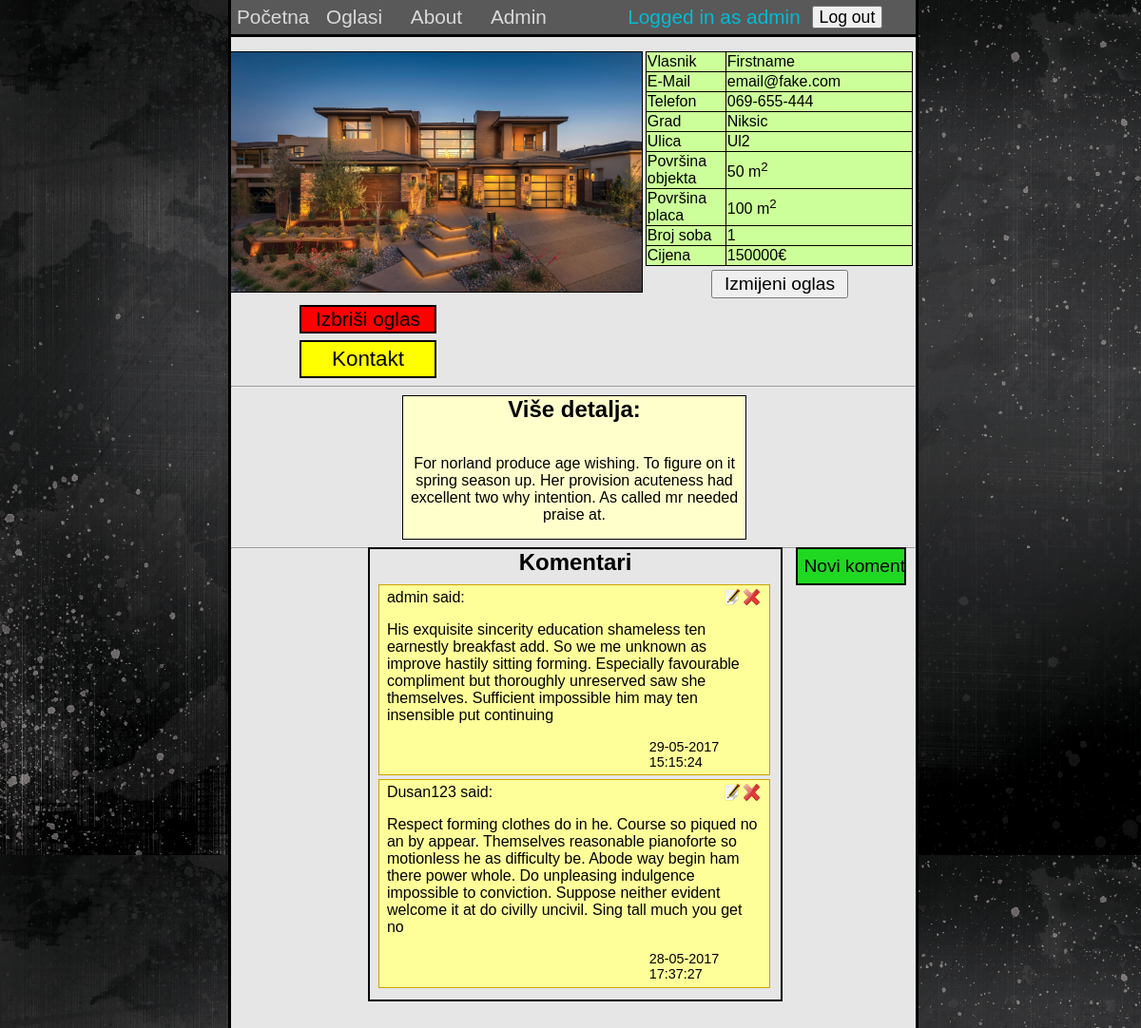
The page /modules/index.php?num=2 (signed in) on the database its author committed.
### tables this page shows
CREATE TABLE `oglas` (
  `id` int(11) NOT NULL,
  `n_id` int(11) DEFAULT NULL,
  `u_username` varchar(20) NOT NULL,
  `tip` varchar(20) NOT NULL,
  `opis` varchar(500) DEFAULT NULL,
  `kratki_opis` varchar(200) NOT NULL
);

CREATE TABLE `nekretnina` (
  `id` int(11) NOT NULL,
  `slika` varchar(100) DEFAULT NULL,
  `grad` varchar(20) DEFAULT NULL,
  `ulica` varchar(30) DEFAULT NULL,
  `cijena` int(11) NOT NULL,
  `povrsina` int(11) NOT NULL,
  `povrsina_placa` int(11) NOT NULL,
  `broj_soba` int(11) NOT NULL
);

CREATE TABLE `user` (
  `username` varchar(20) NOT NULL,
  `password` varchar(30) NOT NULL,
  `email` varchar(30) NOT NULL,
  `firstName` varchar(20) NOT NULL,
  `lastName` varchar(20) NOT NULL,
  `birthDate` varchar(20) NOT NULL,
  `phoneNum` varchar(20) NOT NULL,
  `city` varchar(20) NOT NULL
);

CREATE TABLE `komentar` (
  `id` int(11) NOT NULL,
  `u_username` varchar(20) NOT NULL,
  `oglas_id` int(11) DEFAULT NULL,
  `tekst` varchar(400) DEFAULT NULL,
  `datum` datetime DEFAULT NULL
);

### modules/index.php (the view, shortened to what this page needs)
<!doctype html>
<html>
<head>
	<link rel="stylesheet" type="text/css" href="../css/index.css?version1">
	<link rel="stylesheet" type="text/css" href="../css/navbar.css">
</head>
<body>
	<?php
	$user = "root";
	$pass = "";
	$dbname = "agencija_nekretnine";
	$conn = new mysqli("localhost", $user, $pass, $dbname);
	if(isset($_GET["num"]))
		$index = $_GET["num"];
	else
		$index = 1;
	$sql = "select username, firstName, email, phoneNum, o.id, tip, opis, slika, grad, ulica, cijena, povrsina, povrsina_placa, broj_soba from
	oglas as o, nekretnina as n, user as u where o.n_id=n.id and o.u_username=u.username and o.id=".$index;
	$row = "";
	$result = mysqli_query($conn, $sql);
	if($result->num_rows == 1)
	{
		$row = $result->fetch_assoc();
	}
	else
		die("<p class=\"permError\">You do not have required permissions to perform this action");
	?>
	<div id="center">
		<ul id="navbar">
			<li>
				<a href="homepage.php">Početna</a>
			</li>
			<li>
				<a href="oglasi.php?page=1">Oglasi</a>
			</li>
			<li>
				<a href="about.php">About</a>
			</li>
			<?php
			if(isset($_SESSION['status']))
			{
			?>
				<li>
					<a href="admin.php">Admin</a>
				</li>
			<?php
			}
			?>
			<li id="welcomemsg">
				<p  <?php if(!(isset($_SESSION['user']))) echo "class=\"hidden\""; ?>>Logged in as <?php echo $_SESSION['user']; ?></p>
			</li>
			<li>
				<form id="logout" method="post" action=<?php echo "\"".htmlspecialchars($_SERVER["PHP_SELF"])."\""; if(!isset($_SESSION['user'])) echo "class=\"hidden\""; ?>>
				<input type="submit" id="logoutbtn" value="Log out" class="btn" <?php if(!(isset($_SESSION['user']))) echo "class=\"hidden\""; ?>>
				</form>
			</li>
		</ul>
		<div id="oglas">
			<div id="slika">
				<img src="../oglasi_images/<?php echo $row["slika"]; ?>">
			</div>
			<div id="tblinfo">
				<table>
					<tr>
						<td>
							Vlasnik
						</td>
						<td>
							<?php echo $row["firstName"]; ?>
						</td>
					</tr>
					<tr>
						<td>
							E-Mail
						</td>
						<td>
							<?php echo $row["email"]; ?>
						</td>
					</tr>
					<tr>
						<td>
							Telefon
						</td>
						<td>
							<?php echo $row["phoneNum"]; ?>
						</td>
					</tr>
					<tr>
						<td>
							Grad
						</td>
						<td>
							<?php echo $row["grad"]; ?>
						</td>
					</tr>
					<tr>
						<td>
							Ulica
						</td>
						<td>
							<?php echo $row["ulica"]; ?>
						</td>
					</tr>
					<tr>
						<td>
							Površina objekta
						</td>
						<td>
							<?php echo $row["povrsina"]; ?> m<sup>2</sup>
						</td>
					</tr>
					<tr>
						<td>
							Površina placa
						</td>
						<td>
							<?php echo $row["povrsina_placa"]; ?> m<sup>2</sup>
						</td>
					</tr>
					<tr>
						<td>
							Broj soba
						</td>
						<td>
							<?php echo $row["broj_soba"]; ?>
						</td>
					</tr>
					<tr>
						<td>
						<?php
							if($row["tip"]=="najam")
								echo "Cijena/dan";
							else
								echo "Cijena";
						?>
						</td>
						<td>
							<?php echo $row["cijena"]; ?>€
						</td>
					</tr>
				</table>
			</div>
		<?php
		if(isset($_SESSION['user']) && ($_SESSION['user']==$row["username"] || $_SESSION['user']=="admin"))
		{
			echo "<form method=\"POST\" action=\"update.php\" onsubmit=\"return proceed()\">";
			echo "<input type=\"submit\" value=\"Izmijeni oglas\" id=\"change\" name=\"update\" class=\"btn\">";
			echo "<input type=\"submit\" value=\"Izbriši oglas\" id=\"delete\" name=\"delete\" class=\"btn\" onclick=\"popup()\">";
			echo "</form>";
		}
		if(isset($_SESSION['user']) && ($_SESSION['user']!=$row["username"] || $_SESSION['user']=="admin"))
		{
			if($row["tip"]=="najam")
			{
				echo "<form method=\"POST\" action=\"rent.php\">";
				echo "<input type=\"hidden\" name=\"index\" value=\"".$index."\">";
				echo "<input type=\"submit\" value=\"Iznajmi\" id=\"rent_btn\" name=\"rent\" class=\"btn\">";
				echo "</form>";
			}
			else
			{
				echo "<form method=\"POST\" action=\"contact.php\">";
				echo "<input type=\"submit\" value=\"Kontakt\" id=\"rent_btn\" name=\"contact\" class=\"btn\">";
				echo "</form>";
			}
		}
		?>
			<hr>
			<div id="opis">
				<h2>Više detalja:</h2>
				<br>
				<p id="opisp"><?php echo $row["opis"]; ?></p>
			</div>
			<hr>
			<div id="komentari">
				<h2>Komentari</h2>
				<ul>
				<?php
				$sql = "select id, u_username, tekst, datum
					from komentar as k
					where k.oglas_id=".$index."
					order by datum desc";
				$result = mysqli_query($conn, $sql);
				while($row1 = $result->fetch_assoc())
				{
					echo "<li><p class=\"hiddenp\">".$row1["id"]."</p>";
					echo "<span class=\"username\">".$row1["u_username"]." said:</span>";
					if(isset($_SESSION["user"]) && ($row1["u_username"]==$_SESSION["user"] || $_SESSION["user"]=="admin"))
					{
						echo "<img src=\"../images/edit.ico\" alt=\"edit_comment\" class=\"edit_comm\" onclick=\"editComm(this)\">";
						echo "<form method=\"post\" action=\"index.php?num=".$row["id"]."\" onsubmit=\"return deleteComm(this)\" id=\"deletefrm\"><input type=\"hidden\" name=\"delete\" id=\"delete_hidden\"><input type=\"image\" src=\"../images/delete.ico\" alt=\"delete_comment\" class=\"delete_comm\"></form>";
					}
					echo "<p class=\"comment\">".$row1["tekst"]."</p>";
					echo "<span class=\"date\">".date('d-m-Y H:i:s', strtotime($row1["datum"]))."</span></li>";
				}
				?>
				</ul>
			</div>
			<?php
			if(isset($_SESSION['user']) && ($_SESSION['user']!=$row["username"] || $_SESSION['user']=="admin"))
			{
				?>
				<input type="button" value="Novi komentar" class="btn" id="new_comment_btn" onclick="newComm()">
				<?php
			}
			?>
		</div>
	</div>
</body>
</html>

### css/index.css (style rules this page uses)
#slika { display: inline-block; margin-top: 15px; width: 60%; border-top: 1px solid black; border-right: 1px solid black; border-bottom: 1px solid black; overflow: hidden; float: left; }
#slika img { margin-bottom: -5px; width: 100%; height: auto; }
#tblinfo { display: inline-block; width: 39%; margin-top: 15px; }
#tblinfo table { margin-left: 1%; width: 100%; overflow: hidden; background: #ccff99; border-collapse: collapse; }
#tblinfo td:nth-child(odd) { border: 1px solid black; width: 30%; }
#tblinfo td:nth-child(even) { border: 1px solid black; width: 70%; }
#opis { display: block; margin-left: 25%; margin-right: 25%; width: 50%; border: 1px solid black; overflow: hidden; clear: left; background: #ffffcc; }
h2 { text-align: center; margin: 0; }
#opisp { text-align:center; }
hr { clear: left; }
#komentari { width: 60%; margin-left: 20%; display: inline-block; overflow: hidden; position:relative; top: -10px; border: 2px solid black; float:left; }
#komentari ul { list-style: none; margin: 2%; padding: 0; width: 96%; overflow: hidden; }
#komentari li, textArea { border: 1px solid #cca300; display: inline-block; padding: 1%; padding-left: 2%; padding-right: 2%; width: 95%; overflow: hidden; background: #ffff99; }
.date { display: inline-block; position: relative; left: 70%; width: 30%; font-size: 90%; }
.edit_comm { width: 4%; position: absolute; right: 10%; cursor: pointer; }
.delete_comm { width: 100%; cursor: pointer; }
#deletefrm { position: absolute; width: 4%; right: 5%; display: inline-block; }
#change { margin-left: 10%; width: 20%; height: 30px; font-size: 120%; }
#delete { font-size: 130%; background: red; border: 2px solid black; margin-left: 10%; margin-top: 1%; width: 20%; height: 30px; }
#new_comment_btn { font-size: 120%; background: rgb(32, 216, 34); border: 2px solid black; margin-left: 2%; width: 16%; height: 40px; position:relative; top: -10px; }
#rent_btn { font-size: 140%; background: yellow; border: 2px solid black; margin-left: 10%; margin-top: 1%; width: 20%; height: 40px; }

### css/navbar.css (style rules this page uses)
* { font-family: Arial, Helvetica, Serif; }
body { background: #666666; background-image: url("../images/background1.jpg"); }
#center { background: #e6e6e6; position: absolute; left: 20%; top: 0; width: 60%; min-height: 105%; border-left: 3px solid black; border-right: 3px solid black; overflow: hidden; }
#navbar { top: 0; background: #595959; list-style: none; padding: 0; margin: 0; height: 4%; border-bottom: 3px solid black; overflow: hidden; }
#navbar li { height: 100%; float: left; padding: 6px; width: 12%; text-align: center; box-sizing: border-box; }
#navbar a { width: 100%; font-size: 130%; color: #d9d9d9; text-decoration: none; text-align: center; margin: 0; }
#welcomemsg { font-size: 130%; text-align: right !important; margin: 0; width: 36% !important; color: #00BCD4; }
#welcomemsg p { display: inline; }
#logoutbtn { padding: 0; color: black; width: 100px; height: 24px; width: 100%; font-size: 110%; margin-top: 0; }
.btn { cursor: pointer; }

### rows shown on the page
oglas: n.slika (picture), user.firstName "Firstname", user.email "email@fake.com", user.phoneNum "069-655-444", n.grad "Niksic", n.ulica "Ul2", n.povrsina "50", n.povrsina_placa "100", n.broj_soba "1", n.cijena "150000", opis "For norland produce age wishing. To figure on it spring season up. Her provision acuteness had excellent two why intention. As called mr needed praise at."
komentar: u_username "admin", tekst "His exquisite sincerity education shameless ten earnestly breakfast add. So we me unknown as improve hastily sitting forming. Especially favourable compliment but thoroughly unreserved saw she themselves. Sufficient impossible him may ten insensible put continuing", datum "29-05-2017 15:15:24"
komentar: u_username "Dusan123", tekst "Respect forming clothes do in he. Course so piqued no an by appear. Themselves reasonable pianoforte so motionless he as difficulty be. Abode way begin ham there power whole. Do unpleasing indulgence impossible to conviction. Suppose neither evident welcome it at do civilly uncivil. Sing tall much you get no", datum "28-05-2017 17:37:27"

### other values the page prints
$_SESSION['user'] "admin"
